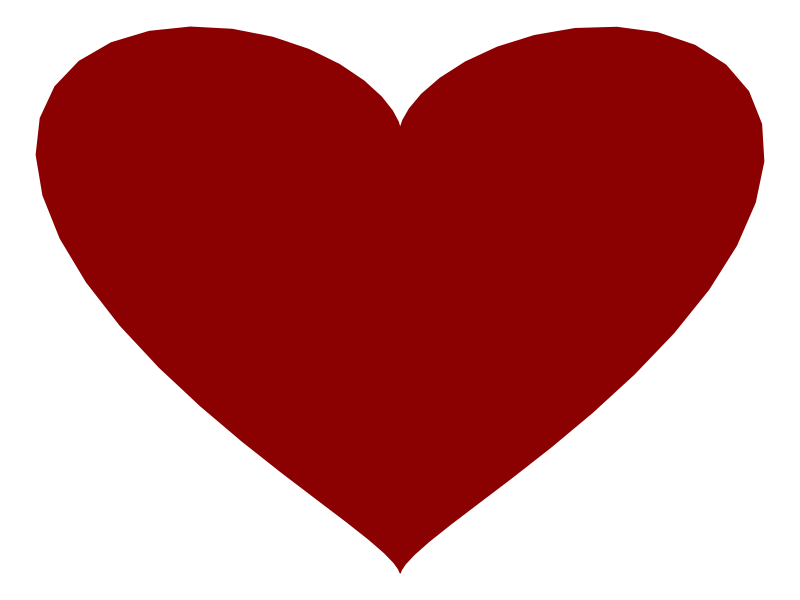

Reproduce this figure in R.
## ---- chunk 1
knitr::opts_chunk$set(collapse = TRUE, message = FALSE)
## ---- chunk 2

dat <- data.frame(t=seq(0, 2*pi, by=0.1))
xhrt <- function(t){16*sin(t)^3}
yhrt <- function(t){13*cos(t)-5*cos(2*t)-2*cos(3*t)-cos(4*5)}
dat$y=yhrt(dat$t)
dat$x=xhrt(dat$t)

## ---- chunk 3
library(ggplot2)
plt <- ggplot(dat, aes(x=x, y=y)) +
  geom_polygon(color="darkred", fill="darkred") +
  theme_void()

print(plt)
